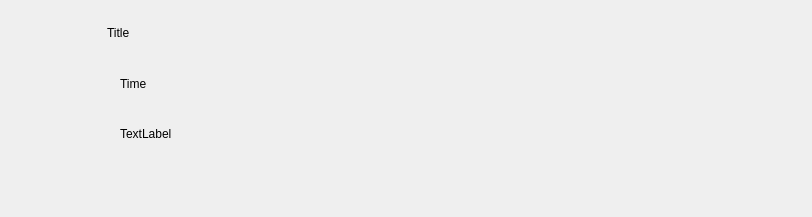
<?xml version="1.0" encoding="UTF-8"?>
<ui version="4.0">
 <class>CatalogDisplayItem</class>
 <widget class="QWidget" name="CatalogDisplayItem">
  <property name="geometry">
   <rect>
    <x>0</x>
    <y>0</y>
    <width>812</width>
    <height>217</height>
   </rect>
  </property>
  <property name="windowTitle">
   <string>CatalogDisplayItem</string>
  </property>
  <layout class="QHBoxLayout" name="horizontalLayout_3">
   <item>
    <widget class="QLabel" name="poster">
     <property name="sizePolicy">
      <sizepolicy hsizetype="Fixed" vsizetype="Fixed">
       <horstretch>0</horstretch>
       <verstretch>0</verstretch>
      </sizepolicy>
     </property>
     <property name="minimumSize">
      <size>
       <width>90</width>
       <height>150</height>
      </size>
     </property>
     <property name="text">
      <string/>
     </property>
    </widget>
   </item>
   <item>
    <layout class="QVBoxLayout" name="verticalLayout">
     <item>
      <widget class="QLabel" name="title">
       <property name="font">
        <font/>
       </property>
       <property name="text">
        <string notr="true">Title</string>
       </property>
       <property name="wordWrap">
        <bool>true</bool>
       </property>
      </widget>
     </item>
     <item>
      <layout class="QHBoxLayout" name="horizontalLayout">
       <item>
        <widget class="QLabel" name="timeIcon">
         <property name="sizePolicy">
          <sizepolicy hsizetype="Fixed" vsizetype="Fixed">
           <horstretch>0</horstretch>
           <verstretch>0</verstretch>
          </sizepolicy>
         </property>
         <property name="text">
          <string notr="true"/>
         </property>
         <property name="pixmap">
          <pixmap resource="../resources/catalog.qrc">:/film/time.png</pixmap>
         </property>
         <property name="scaledContents">
          <bool>false</bool>
         </property>
        </widget>
       </item>
       <item>
        <widget class="QLabel" name="time">
         <property name="text">
          <string notr="true">Time</string>
         </property>
        </widget>
       </item>
      </layout>
     </item>
     <item>
      <layout class="QHBoxLayout" name="horizontalLayout_2">
       <item>
        <widget class="QLabel" name="genreIcon">
         <property name="sizePolicy">
          <sizepolicy hsizetype="Fixed" vsizetype="Fixed">
           <horstretch>0</horstretch>
           <verstretch>0</verstretch>
          </sizepolicy>
         </property>
         <property name="text">
          <string notr="true"/>
         </property>
         <property name="pixmap">
          <pixmap resource="../resources/catalog.qrc">:/film/genres.png</pixmap>
         </property>
        </widget>
       </item>
       <item>
        <widget class="QLabel" name="genre">
         <property name="text">
          <string>TextLabel</string>
         </property>
        </widget>
       </item>
      </layout>
     </item>
     <item>
      <widget class="QLabel" name="favorite">
       <property name="text">
        <string/>
       </property>
       <property name="pixmap">
        <pixmap resource="../resources/catalog.qrc">:/film/like.png</pixmap>
       </property>
      </widget>
     </item>
    </layout>
   </item>
  </layout>
 </widget>
 <layoutdefault spacing="6" margin="11"/>
 <resources>
  <include location="../resources/catalog.qrc"/>
  <include location="../resources/catalog.qrc"/>
 </resources>
 <connections/>
</ui>
